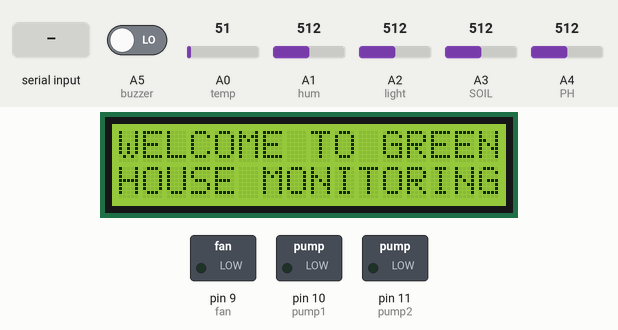
Recording of a sketch running on a simulated Arduino Leonardo, built for the host (arithmetic inside an expression is 32-bit, double 64-bit). Parts: 16×2 character LCD, switched loads named in the sketch (green lamp = pin HIGH). Inputs (shaded band) come from the test bench; at power-on: A5 (buzzer) LOW, A0 (temp) = 51, A1 (hum) = 512, A2 (light) = 512, A3 (SOIL) = 512, A4 (PH) = 512. The modem accepts every AT command (registered, SIM ready, sends succeed) and sends nothing else; what the sketch prints to the serial monitor is not drawn.

Above: at 3.1 s.
At 8.4 s:
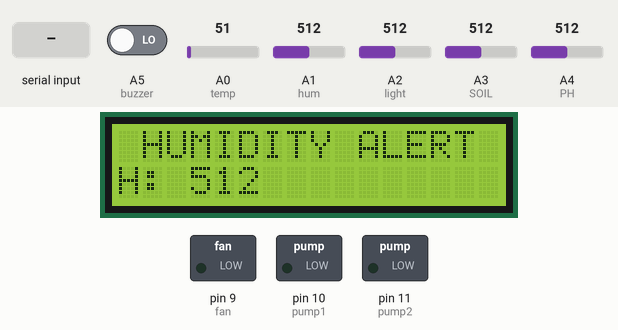
8.5 s: "1\n" received over the second serial link
At 12.9 s:
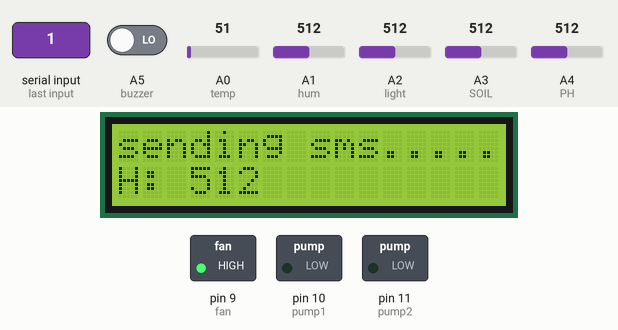
61.7 s: A5 (buzzer) driven HIGH
At 65.78 s:
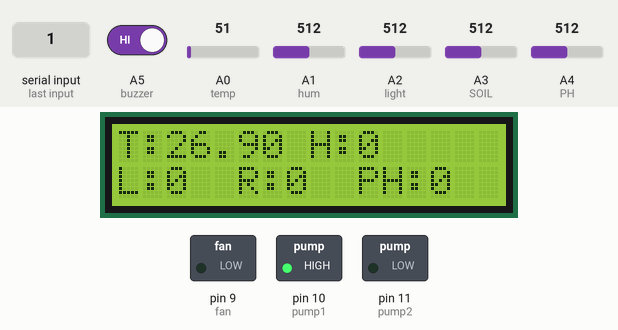
Timing chart, 0 to 70.2 s (numbered marks = the images above; inputs shaded):
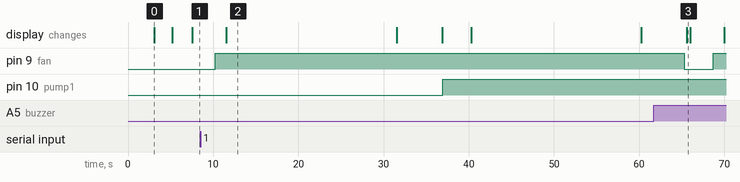

The sketch:

green_house_monitoring_cvsr_pi.ino
```cpp
/* Comment this out to disable prints and save space */
#define BLYNK_PRINT Serial

#define TINY_GSM_MODEM_SIM900

// Default heartbeat interval for GSM is 60
// If you want override this value, uncomment and set this option:
//#define BLYNK_HEARTBEAT 30

#include <TinyGsmClient.h>
#include <BlynkSimpleSIM800.h>

// You should get Auth Token in the Blynk App.
// Go to the Project Settings (nut icon).
// char auth[] = "f9d4b43dbced43169cc5d9d36f65326c";
char auth[] = "ed9c5669b0114042855947c8d9338b75";

// Your GPRS credentials
// Leave empty, if missing user or pass
char apn[]  = "internet";
char user[] = "";
char pass[] = "";

// Hardware Serial on Mega, Leonardo, Micro
#define SerialAT Serial1

// or Software Serial on Uno, Nano
//#include <SoftwareSerial.h>
//SoftwareSerial SerialAT(12, 13); // RX, TX

TinyGsm modem(SerialAT);


#include<LiquidCrystal.h>
#include <SoftwareSerial.h>
#include <String.h>

#define temp A0
#define hum A1
#define light A2
#define SOIL A3
#define PH A4

#define led 8
#define fan 9
#define pump1 10
#define pump2 11

#define buzzer A5

LiquidCrystal lcd (2,3,4,5,6,7);

WidgetLCD lcd1(V0);

String voltageH = "\0";
String voltageR = "\0";
String voltageL = "\0";
String voltageT = "\0";

int v1,h,l,r ,phh;
int flag = 0;
int flag1=1;

void setup() {
  // put your setup code here, to run once:
Serial.begin (9600);
SerialAT.begin(9600);
  delay(3000);
  // Restart takes quite some time
  // To skip it, call init() instead of restart()
  Serial.println("Initializing modem...");
  modem.init() ;
  //modem.restart();


lcd.begin (16,2);
Serial.println("power up");

pinMode (temp , INPUT);
pinMode (hum , INPUT);
pinMode (light , INPUT);
pinMode (SOIL , INPUT);
pinMode (PH , INPUT);
pinMode (buzzer , INPUT);
pinMode(fan,OUTPUT);
pinMode(pump1,OUTPUT);
pinMode(pump2,OUTPUT);


if (digitalRead(buzzer)==HIGH)
{
  Blynk.begin(auth, modem, apn, user, pass);
}
lcd.clear ();
lcd.setCursor (0,0);
lcd.print ("WELCOME TO GREEN");
lcd.setCursor (0,1);
lcd.print ("HOUSE MONITORING");
//beep();
delay(100);
lcd1.clear();
lcd1.print(0,0,"WELCOME TO GREEN");
lcd1.print(0,1,"HOUSE MONITORING");
delay (2000);

lcd.clear ();
lcd.setCursor (0,0);
lcd.print ("WEATHER REPORTING");
lcd.setCursor (0,1);
lcd.print ("    WITH IoT    ");
delay(100);

lcd1.clear();
lcd1.print(0,0,"WEATHER REPORTING");
lcd1.print(0,1,"    WITH IoT    ");
 //beep();
delay(2000);

}

void loop() {
  // put your main code here, to run repeatedly:
Serial.println("LOOP STARTED....................");

if (digitalRead(buzzer)==HIGH)
{
  Serial.println("buzzer--HIGH");
Blynk.run();
}
r=analogRead(SOIL);
delay(50);

h=analogRead(hum);
delay(50);
l=analogRead(light);
delay(50);
phh=analogRead(PH);
delay(50);

 v1=analogRead(temp);
float voltage = (v1 /1024.0)*5000;
 float cel=voltage/10;


  delay(10);
  cel=cel+2;
Serial.print("hum is = "); Serial.println(h);
Serial.print("light is = "); Serial.println(l);
Serial.print("SOIL is = "); Serial.println(r);
Serial.print("temp is = "); Serial.println(cel);
Serial.print("PH is = "); Serial.println(phh);

Serial.println("//////////////////////");
/*
if (phh < 355)
{
Serial.println ("PH SENSOR  alert");
lcd.clear ();
lcd.setCursor (0,0);
lcd.print ("PH SENSOR ALERT    ");
lcd.setCursor (0,1);
lcd.print ("PLEASE CHECK............");
Blynk.notify("PH SENSOR ALERT\nPLEASE CHECK...."); delay(600);
//beep();

lcd1.clear();
lcd1.print(0,0,"PH SENSOR ALERT    ");
lcd1.print(0,1,"***PLZ CHECK***");
delay(100);
voltageH = "100";
delay (2000);
digitalWrite(pump2,HIGH);
delay(300);
//sms ("09177581517","PH SENSOR ALERT\nPLEASE CHECK......");
}
else
{
  Serial.println ("PH normal\r\n");
  voltageH = "0";
digitalWrite(pump2,LOW);
delay(30);
}
*/
if (h<700)
{
Serial.println ("humidity alert");
lcd.clear ();
lcd.setCursor (0,0);
lcd.print (" HUMIDITY ALERT");
lcd.setCursor (0,1);
lcd.print ("H: "+String(h));
Blynk.notify("HUMIDITY ALERT\nPLEASE CHECK...."); delay(600);
//beep();

lcd1.clear();
lcd1.print(0,0," HUMIDITY ALERT");
lcd1.print(0,1,"***PLZ CHECK***");
delay(100);
voltageH = "100";
delay (2000);
//digitalWrite(pump2,HIGH);
digitalWrite(fan,HIGH);
delay(300);
sms ("09177581517","HUMIDITY ALERT\nPLEASE CHECK......");
}
else
{
  Serial.println ("humidity normal\r\n");
  voltageH = "0";
//digitalWrite(pump2,LOW);
digitalWrite(fan,LOW);
delay(300);
}

if (l<100)
{
Serial.println ("NIGHT mode");
lcd.clear ();
lcd.setCursor (0,0);
lcd.print ("   NIGHT MODE   ");
lcd.setCursor (0,1);
lcd.print ("L: "+String(l));
//beep();
lcd1.clear();
lcd1.print(0,0,"   NIGHT MODE   ");
lcd1.print(0,1,"***PLZ CHECK***");
delay(100);
Blynk.notify("NIGHT MODE ");delay(500);
voltageL = "0";

digitalWrite(led,HIGH);
delay(300);
delay (2000);
}
else
{
 Serial.println ("day mode detected\r\n");
  voltageL = "0";
digitalWrite(led,LOW);
delay(300);
}
if (r<600)
{
Serial.println ("rain detected");
lcd.clear ();
lcd.setCursor (0,0);
lcd.print (" SOIL DETECTED ");
lcd.setCursor (0,1);
lcd.print ("S: "+String(r));
//beep();

lcd1.clear();
lcd1.print(0,0," SOIL DETECTED ");
lcd1.print(0,1,"***PLZ CHECK***");
delay(100);
voltageR = "100";
digitalWrite(pump1,HIGH);
delay(300);
delay (2000);

sms ("09177581517","SOIL DRY DETECTED\nMOTOR ON");
}
else
{
  delay(100);
digitalWrite(pump1,LOW);
delay(300);
}

if (cel>40)
{
Serial.println ("temperature increased");
lcd.clear ();
lcd.setCursor (0,0);
lcd.print ("TEMPERATURE ALERT");
lcd.setCursor (0,1);
lcd.print ("T: "+String(cel));
//beep();
lcd1.clear();
lcd1.print(0,0,"TEMPERATURE ALERT");
lcd1.print(0,1,"***PLZ CHECK***");
delay(100);
Blynk.notify("temperature alert\nplease check");delay(100);
voltageT = cel;
digitalWrite(fan,HIGH);
delay(300);
delay (2000);
sms ("09177581517","TEMPERATURE ALERT\nT: "+String(cel)+"\nPLEASE CHECK......");
}
else
{
 Serial.println ("Temperature is normal \r\n");
  voltageT = cel ;
digitalWrite(fan,LOW);
delay(300);
}
lcd.clear();
lcd.setCursor(0,0);
lcd.print("T:"+String(cel));
lcd.setCursor(8,0);
lcd.print("H:0");
lcd.setCursor(0,1);
lcd.print("L:"+String(voltageL));
lcd.setCursor(5,1);
lcd.print("R:0");
lcd.setCursor(10,1);
lcd.print("PH:0");
delay(50);

lcd1.clear();
lcd1.print(0,0,"T:"+String(cel));
lcd1.print(8,0,"H:0");
lcd1.print(0,1,"L:"+String(voltageL));
lcd1.print(5,1,"R:0");
lcd1.print(10,1,"PH:0");
delay(100);

}//loop
////////////////////////////////////
void sms (String yy, String xx)
{
  lcd1.clear();
  lcd1.print(0,0,"sending sms ");
  lcd1.print(0,1,".............");
  delay(1000);
  lcd.setCursor(0, 0);
  lcd.print("sending sms.......... ");
  Serial1.print("AT\r\n");
  Serial1.print('\n');
  ShowSerialData();
  delay(3000);
  Serial1.print("ATE1\r\n");
  ShowSerialData();
  delay(3000);
  Serial1.print("AT&W\r\n");
  Serial1.print('\n');
  ShowSerialData();
  delay(3000);
  Serial1.print("AT+CMGF=1\r\n");
  ShowSerialData();
  delay(3000);
  Serial1.print("AT+CNMI=2,2,0,0,0\r\n");
  ShowSerialData();
  delay(2000);
  // Serial.print("AT+CSMP=17,167,0,0\n");
  delay(2000);
  Serial1.print("AT+CMGS=\""+yy+"\"\r");
  ShowSerialData();
  // Serial.print('"');
  //Serial.print("9014449822");
  //Serial.print('"');
  //Serial.print('\r');
  Serial1.print('\n');
  delay(1000);
  Serial1.print(xx);
  // Serial1.print("EMPTY \n");
  Serial1.print('\r');
  Serial1.print('\n');

  delay(3000);
  Serial1.print((char)26);
  ShowSerialData();
  lcd.setCursor(0, 0);
  lcd.print("****sms sent****");
  delay(5000);

}
void ShowSerialData()
{
  while (Serial1.available() != 0)
    Serial.write(char (Serial1.read()));
}
```

Measured:
- what the display in image 0 shows lasts 2.1 s, from 3.1 s to 5.2 s
- what the display in image 2 shows lasts 20.1 s, from 11.5 s to 31.6 s
- what the display in image 3 shows lasts 0.4 s, from 65.6 s to 66.0 s
